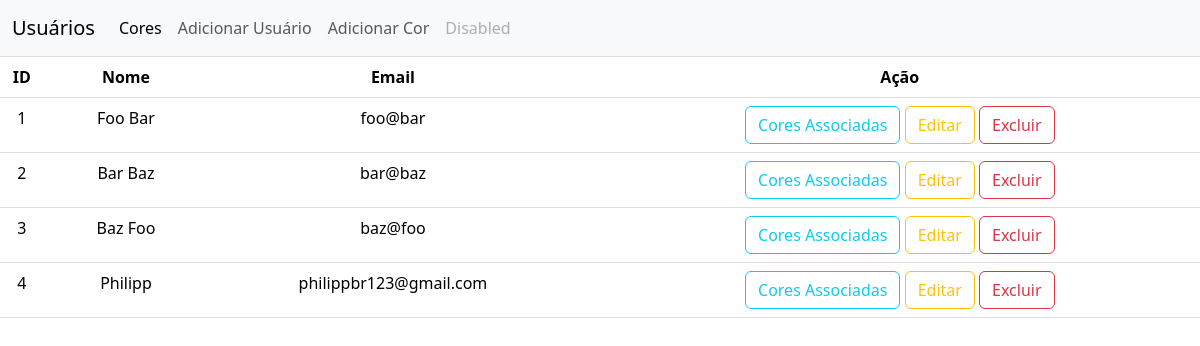
Before: / with the older database file.
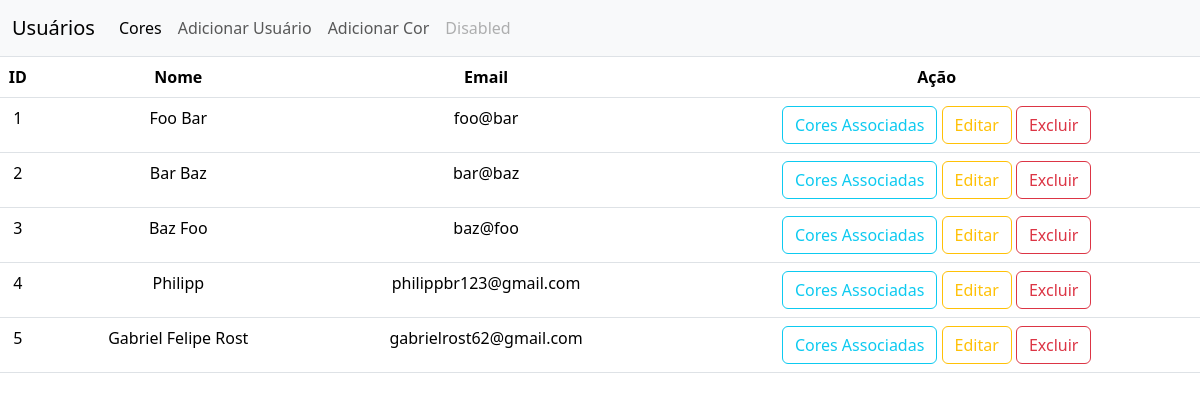
After: the same page with the newer database file.
### tables this page shows
CREATE TABLE users(
    id INTEGER PRIMARY KEY,
    name varchar(100) NOT NULL,
    email varchar(100) NOT NULL
);

### connection.php (called while the page is built, shortened)
<?php
class Connection {
    private $databaseFile;
    private $connection;
    public function __construct()
    {
        $this->databaseFile = realpath(__DIR__ . "/database/db.sqlite");
    }
    private function connect()
    {
        return $this->connection = new PDO("sqlite:{$this->databaseFile}");
    }
    public function getConnection()
    {
        return $this->connection ?: $this->connection = $this->connect();
    }
    public function query($query)
    {
        $result      = $this->getConnection()->query($query);
        $result->setFetchMode(PDO::FETCH_INTO, new stdClass);
        return $result;
    }
}

### index.php (the view, shortened to what this page needs)
<!DOCTYPE html>
<html lang="en">
<head>
</head>
<body>
    <?php
    require_once 'nav.php';
    require 'connection.php';
    $connection = new Connection();
    $users = $connection->query("SELECT * FROM users");
    echo "
    <div class='row d-flex justify-content-center'>
        <table class='table' border='1'>
                <tr>
                    <th class='col8'>ID</th>
                    <th class='col8'>Nome</th>
                    <th class='col8'>Email</th>
                    <th class='col8'>Ação</th>
                </tr>
    ";
    foreach($users as $user) {
        echo sprintf("<tr>
                        <td>%s</td>
                        <td>%s</td>
                        <td>%s</td>
                        <td>
                            <a href='coresUsuario.php?id=$user->id' class='btn btn-outline-info'>Cores Associadas</a>
                            <a href='editarUsuario.php?id=$user->id' class='btn btn-outline-warning'>Editar</a>
                            <a href='excluirUsuario.php?id=$user->id' class='btn btn-outline-danger'>Excluir</a>
                        </td>
                    </tr>
                    ",
            $user->id, $user->name, $user->email);
    }
    echo "</table>
    </div>";
    ?>
</body>
</html>

Changed rows visible on the page:
added users: id+name+email "5 Gabriel Felipe Rost gabrielrost62@gmail.com Cores Associadas Editar Excluir"
